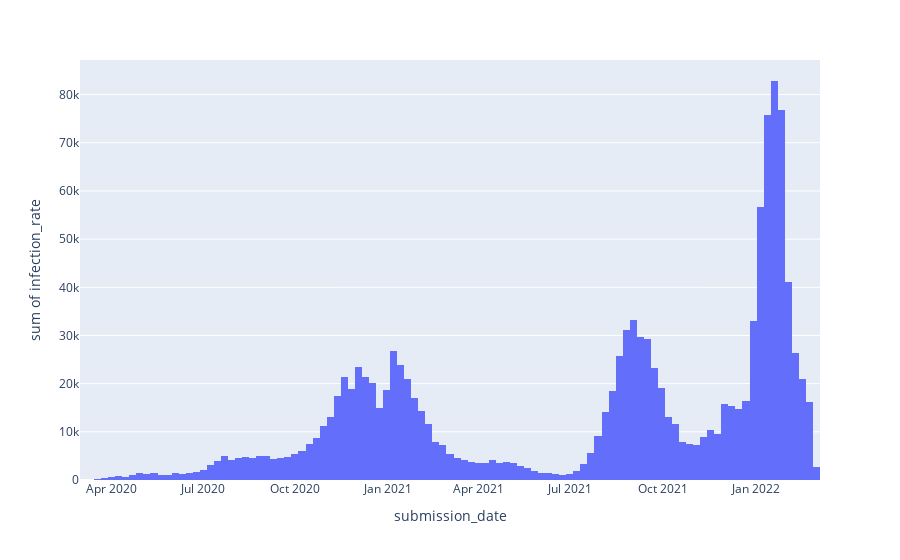

Here is the notebook cell this chart was saved with:
### Markdown cell above
# Calculating infection rate

### Code cell
df3['infection_rate'] = df3['tot_cases'].diff()
df3.tail()
px.histogram(df3, x= 'submission_date', y = 'infection_rate', nbins=120)

### Figure 1 — Plotly figure (JSON) as saved in the notebook; plotly's stock layout.template omitted (floating-point values rounded to 4 significant figures; data arrays with more than 128 entries replaced by an {"elided": "..."} marker saying what was removed)
{"data": [{"alignmentgroup": "True", "bingroup": "x", "histfunc": "sum", "hovertemplate": "submission_date=%{x}<br>sum of infection_rate=%{y}<extra></extra>", "legendgroup": "", "marker": {"color": "#636efa", "pattern": {"shape": ""}}, "name": "", "nbinsx": 120, "offsetgroup": "", "orientation": "v", "showlegend": false, "type": "histogram", "x": {"elided": "769 str values"}, "xaxis": "x", "y": {"elided": "769 int values"}, "yaxis": "y"}], "layout": {"barmode": "relative", "legend": {"tracegroupgap": 0}, "margin": {"t": 60}, "xaxis": {"anchor": "y", "domain": [0, 1], "title": {"text": "submission_date"}}, "yaxis": {"anchor": "x", "domain": [0, 1], "title": {"text": "sum of infection_rate"}}}}
